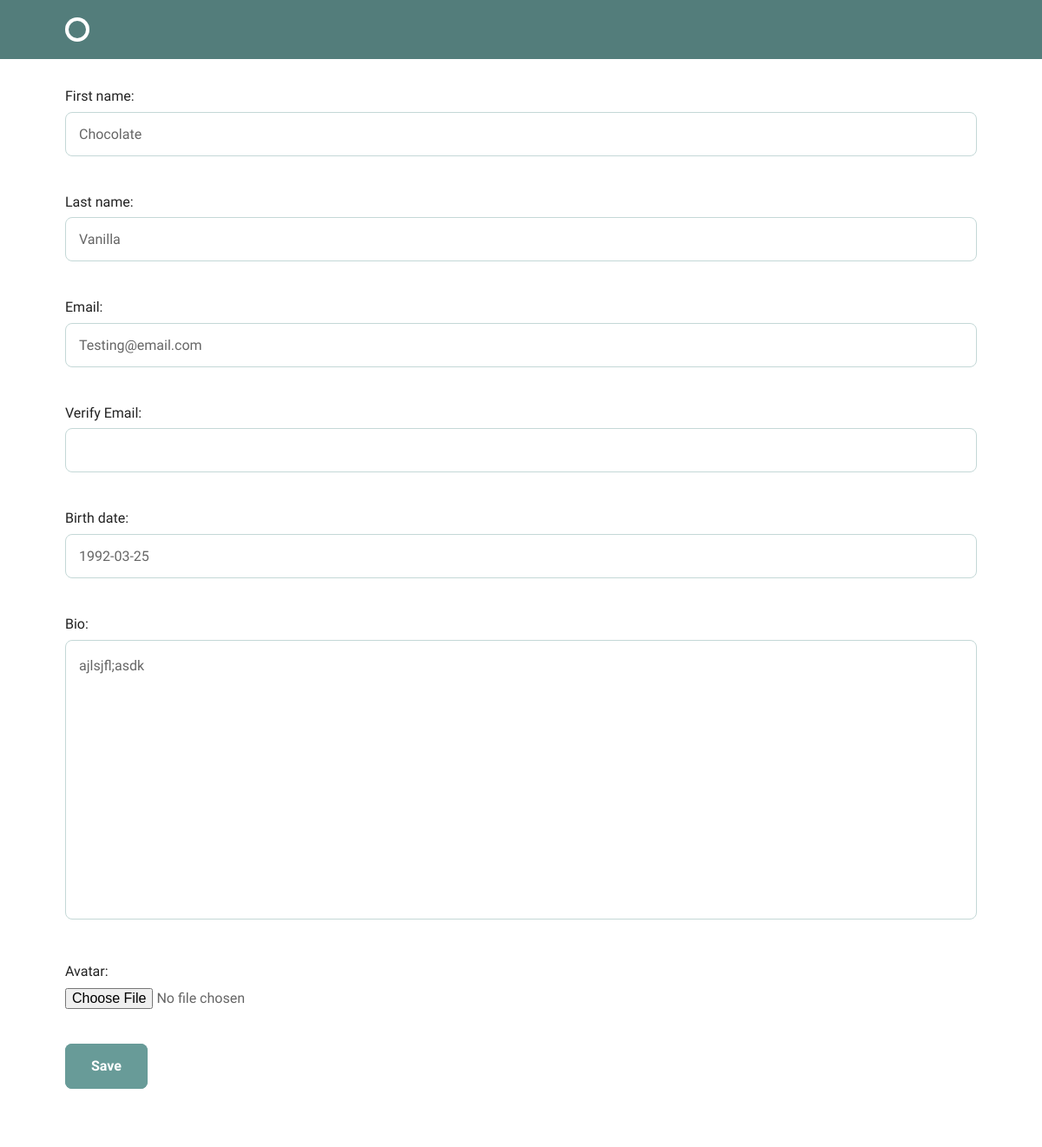
The page /accounts/profile/edit/ (signed in) on the database as committed earlier.
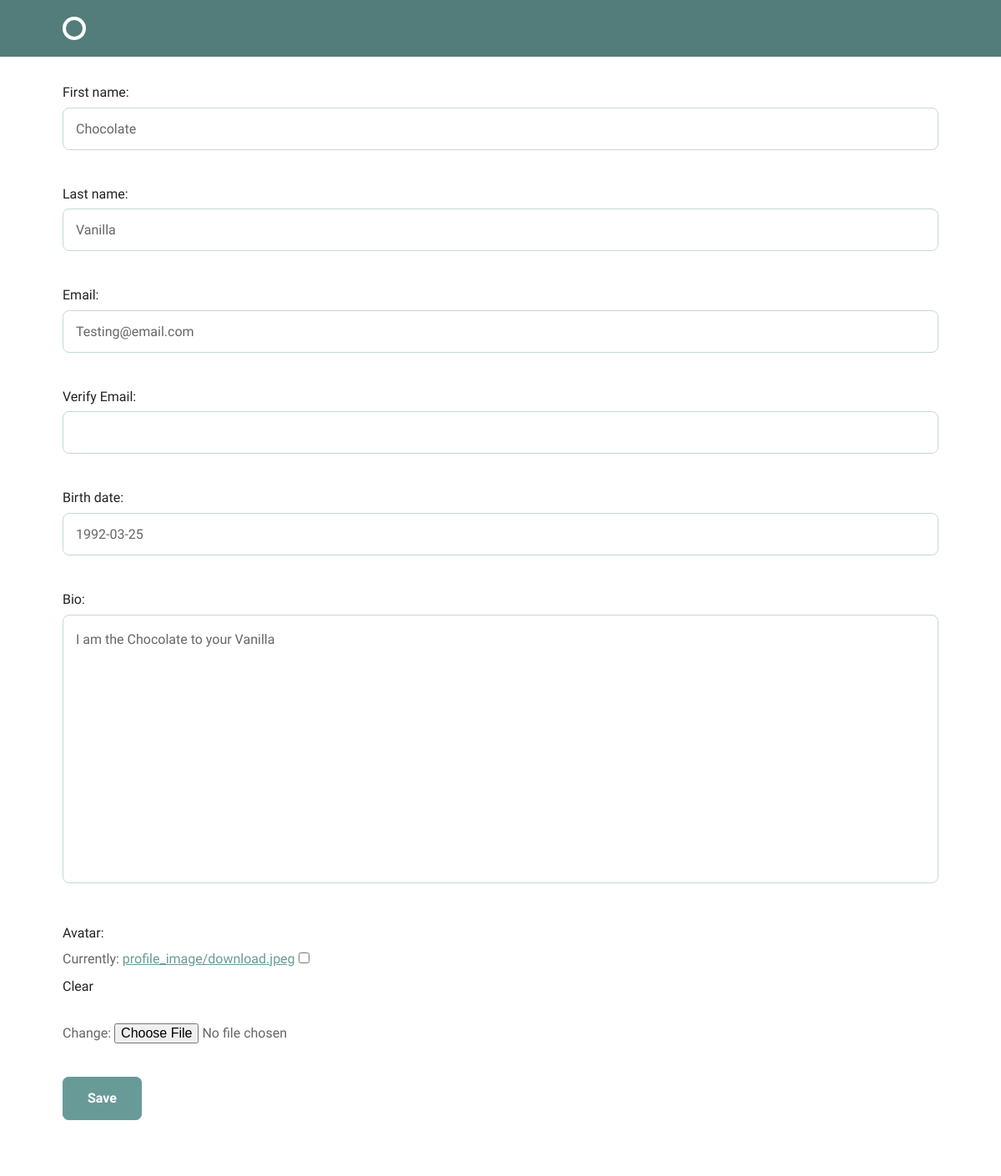
The same page on the database as committed later.
### accounts/models.py (models this page shows)
class Profile(models.Model):
    user = models.OneToOneField(User, on_delete=models.CASCADE)
    first_name = models.CharField(max_length=255)
    last_name = models.CharField(max_length=255)
    email = models.EmailField()
    birth_date = models.DateField(null=True)
    bio = models.TextField(default='')
    avatar = models.ImageField(upload_to='profile_image', blank=True)

### accounts/views.py (the view)
# urls.py: url(r'profile/edit/$', views.edit_profile, name='edit_profile'),
@login_required
def edit_profile(request):
    form = forms.ProfileForm(instance=request.user.profile)
    if request.method == "POST":
        form = forms.ProfileForm(data=request.POST, files=request.FILES,
                           instance=request.user.profile)
        if form.is_valid():
            form.save()
            return HttpResponseRedirect(reverse('accounts:view_profile'))
    return render(request, 'accounts/profile_form.html', {'form': form})

### accounts/forms.py (shortened to what this page needs)
class ProfileForm(forms.ModelForm):
    verify_email = forms.EmailField(max_length=255, label='Verify Email')
    birth_date = forms.DateField(input_formats = ['%Y-%m-%d', '%m/%d/%Y', '%m/%d/%y'])
    class Meta:
        model = models.Profile
        fields = [
            'first_name',
            'last_name',
            'email',
            'verify_email',
            'birth_date',
            'bio',
            'avatar']

### accounts/templates/accounts/profile_form.html (shortened to what this page needs)
{% extends 'layout.html' %}
{% block body %}
<div class='grid-100'>
    <form method="POST" enctype="multipart/form-data">
        {{ form.as_p }}
        <input type="submit" class="button-primary" value="Save">
    </form>
</div>
{% endblock %}

Rows that differ between the two databases and show on the page:
changed Profile "Chocolate": bio "ajlsjfl;asdk" → "I am the Chocolate to your Vanilla"
Other text that changed with them:
form field as_p: (not shown) → "☐"
text no longer shown: "First name: Last name: Email: Verify Email: Birth date: Bio: Avatar:"
text now shown: "First name: Last name: Email: Verify Email: Birth date: Bio: Avatar: Currently: profile_image/download.jpeg Clear Change:"
